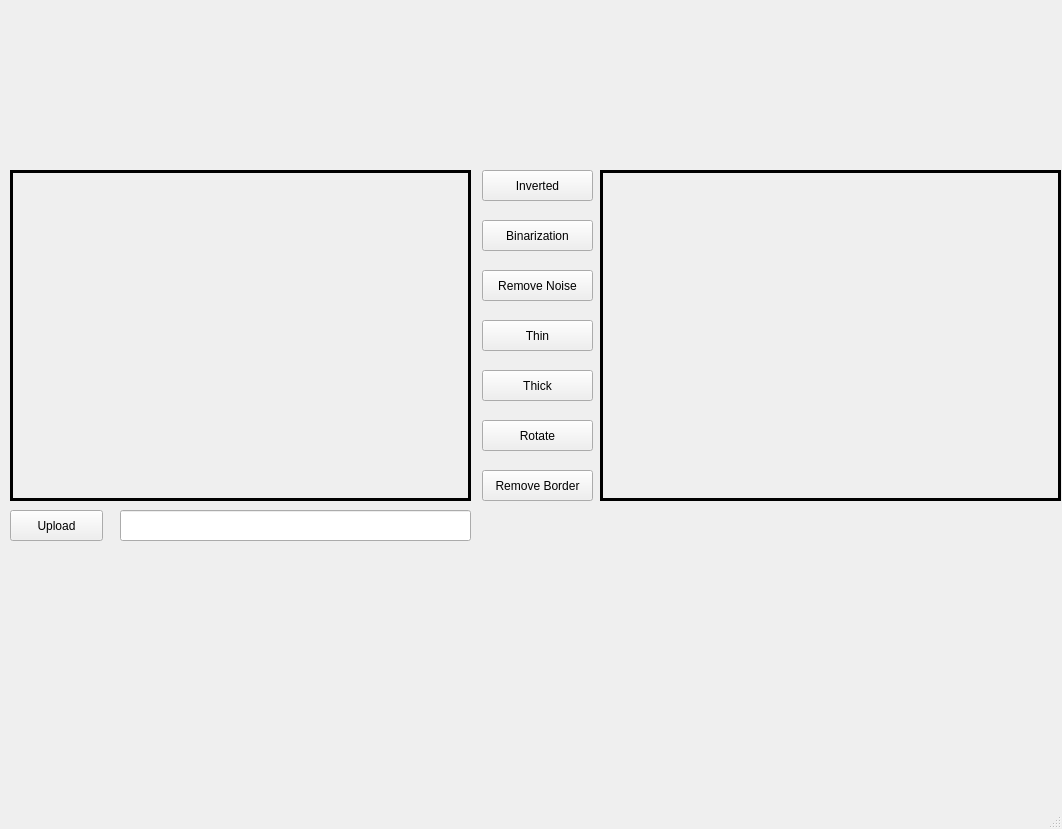
<?xml version="1.0" encoding="UTF-8"?>
<ui version="4.0">
 <class>MainWindow</class>
 <widget class="QMainWindow" name="MainWindow">
  <property name="geometry">
   <rect>
    <x>0</x>
    <y>0</y>
    <width>1062</width>
    <height>829</height>
   </rect>
  </property>
  <property name="windowTitle">
   <string>MainWindow</string>
  </property>
  <widget class="QWidget" name="centralwidget">
   <widget class="QPushButton" name="uploadBtn">
    <property name="geometry">
     <rect>
      <x>10</x>
      <y>510</y>
      <width>93</width>
      <height>31</height>
     </rect>
    </property>
    <property name="text">
     <string>Upload</string>
    </property>
   </widget>
   <widget class="QPushButton" name="invertedBtn">
    <property name="geometry">
     <rect>
      <x>482</x>
      <y>170</y>
      <width>111</width>
      <height>31</height>
     </rect>
    </property>
    <property name="text">
     <string>Inverted</string>
    </property>
   </widget>
   <widget class="QLabel" name="imageScreen">
    <property name="geometry">
     <rect>
      <x>10</x>
      <y>170</y>
      <width>461</width>
      <height>331</height>
     </rect>
    </property>
    <property name="frameShape">
     <enum>QFrame::Box</enum>
    </property>
    <property name="lineWidth">
     <number>3</number>
    </property>
    <property name="midLineWidth">
     <number>3</number>
    </property>
    <property name="text">
     <string/>
    </property>
    <property name="scaledContents">
     <bool>true</bool>
    </property>
   </widget>
   <widget class="QLabel" name="imgProcess">
    <property name="geometry">
     <rect>
      <x>600</x>
      <y>170</y>
      <width>461</width>
      <height>331</height>
     </rect>
    </property>
    <property name="frameShape">
     <enum>QFrame::Box</enum>
    </property>
    <property name="lineWidth">
     <number>3</number>
    </property>
    <property name="midLineWidth">
     <number>3</number>
    </property>
    <property name="text">
     <string/>
    </property>
    <property name="scaledContents">
     <bool>true</bool>
    </property>
   </widget>
   <widget class="QLineEdit" name="dirText">
    <property name="geometry">
     <rect>
      <x>120</x>
      <y>510</y>
      <width>351</width>
      <height>31</height>
     </rect>
    </property>
   </widget>
   <widget class="QPushButton" name="binariBtn">
    <property name="geometry">
     <rect>
      <x>482</x>
      <y>220</y>
      <width>111</width>
      <height>31</height>
     </rect>
    </property>
    <property name="text">
     <string>Binarization</string>
    </property>
   </widget>
   <widget class="QPushButton" name="noiseBtn">
    <property name="geometry">
     <rect>
      <x>482</x>
      <y>270</y>
      <width>111</width>
      <height>31</height>
     </rect>
    </property>
    <property name="text">
     <string>Remove Noise</string>
    </property>
   </widget>
   <widget class="QPushButton" name="thinBtn">
    <property name="geometry">
     <rect>
      <x>482</x>
      <y>320</y>
      <width>111</width>
      <height>31</height>
     </rect>
    </property>
    <property name="text">
     <string>Thin</string>
    </property>
   </widget>
   <widget class="QPushButton" name="thickBtn">
    <property name="geometry">
     <rect>
      <x>482</x>
      <y>370</y>
      <width>111</width>
      <height>31</height>
     </rect>
    </property>
    <property name="text">
     <string>Thick</string>
    </property>
   </widget>
   <widget class="QPushButton" name="thickBtn_2">
    <property name="geometry">
     <rect>
      <x>482</x>
      <y>420</y>
      <width>111</width>
      <height>31</height>
     </rect>
    </property>
    <property name="text">
     <string>Rotate</string>
    </property>
   </widget>
   <widget class="QPushButton" name="borderBtn">
    <property name="geometry">
     <rect>
      <x>482</x>
      <y>470</y>
      <width>111</width>
      <height>31</height>
     </rect>
    </property>
    <property name="text">
     <string>Remove Border</string>
    </property>
   </widget>
  </widget>
  <widget class="QMenuBar" name="menubar">
   <property name="geometry">
    <rect>
     <x>0</x>
     <y>0</y>
     <width>1062</width>
     <height>26</height>
    </rect>
   </property>
  </widget>
  <widget class="QStatusBar" name="statusbar"/>
 </widget>
 <resources/>
 <connections/>
</ui>
